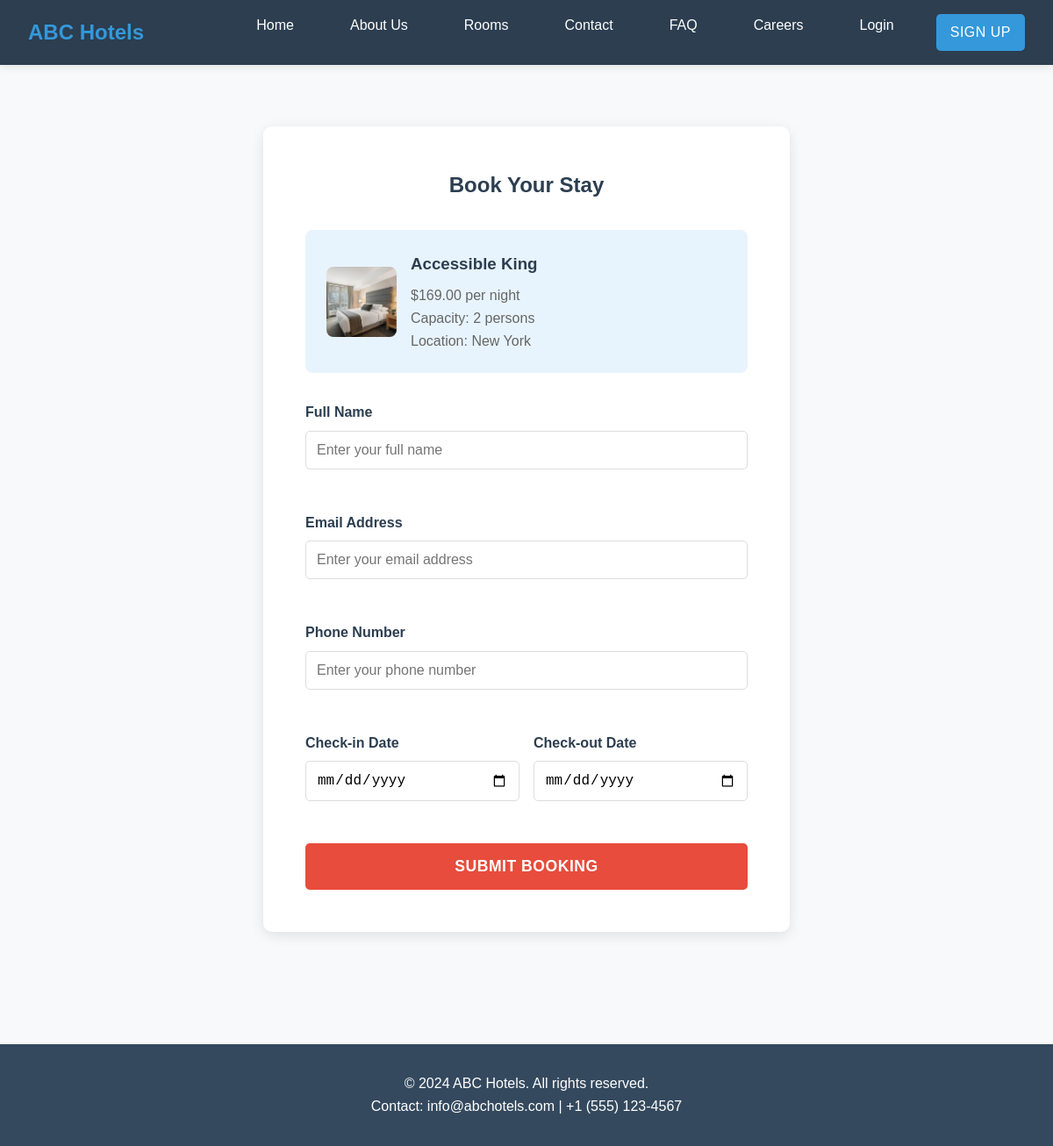
Screenshot of /booking/101/ with the database file from the repository.
### hotel/models.py (models this page shows, shortened)
class Room(models.Model):
    city = models.ForeignKey(City, on_delete=models.CASCADE, related_name='rooms')
    room_type = models.ForeignKey(RoomType, on_delete=models.CASCADE)
    is_available = models.BooleanField(default=True)

class RoomType(models.Model):
    name = models.CharField(max_length=100, unique=True)
    description = models.TextField()
    price_per_night = models.DecimalField(max_digits=8, decimal_places=2)
    capacity = models.PositiveIntegerField()
    image = models.ImageField(upload_to='rooms/', null=True, blank=True)
    class Meta:
        ordering = ['name']

class City(models.Model):
    name = models.CharField(max_length=100)
    description = models.TextField()
    image = models.ImageField(upload_to='cities/', null=True, blank=True)
    is_active = models.BooleanField(default=True)

### hotel/views.py (the view, shortened to what this page needs)
# urls.py: path('booking/<int:room_id>/', views.booking_form, name='booking_form'),
def booking_form(request, room_id):
    room = get_object_or_404(Room, id=room_id, is_available=True)
    context = {
        'room': room,
        'today': date.today().isoformat(),
    }
    return render(request, 'booking_form.html', context)

### templates/booking_form.html (shortened to what this page needs)
{% extends 'base.html' %}
{% load static %}
{% block content %}
<section style="padding: 4rem 0;">
    <div class="container">
        <div style="max-width: 600px; margin: 0 auto; background: white; padding: 3rem; border-radius: 10px; box-shadow: 0 4px 15px rgba(0,0,0,0.1);">
            <h1 style="text-align: center; margin-bottom: 2rem; color: #2c3e50;">Book Your Stay</h1>
            <div style="background: #e8f4fd; padding: 1.5rem; border-radius: 8px; margin-bottom: 2rem;">
                <div style="display: flex; gap: 1rem; align-items: center;">
                    <div style="width: 80px; height: 80px; border-radius: 8px; overflow: hidden; background: #f8f9fa;">
                        {% if room.room_type.name == 'Standard King' or room.room_type.name == 'Standard Twin' %}
                        <img src="{% static 'images/rooms/standard_king.png' %}" alt="{{ room.room_type.name }}" style="width: 100%; height: 100%; object-fit: cover;">
                        {% elif room.room_type.name == 'Deluxe King' or room.room_type.name == 'Deluxe Suite' %}
                        <img src="{% static 'images/rooms/deluxe_king.png' %}" alt="{{ room.room_type.name }}" style="width: 100%; height: 100%; object-fit: cover;">
                        {% elif room.room_type.name == 'Executive King' or room.room_type.name == 'Executive Suite' %}
                        <img src="{% static 'images/rooms/executive_king.png' %}" alt="{{ room.room_type.name }}" style="width: 100%; height: 100%; object-fit: cover;">
                        {% elif room.room_type.name == 'Presidential Suite' %}
                        <img src="{% static 'images/rooms/presidential_suite.png' %}" alt="{{ room.room_type.name }}" style="width: 100%; height: 100%; object-fit: cover;">
                        {% elif room.room_type.name == 'Family Suite' %}
                        <img src="{% static 'images/rooms/family_suite.png' %}" alt="{{ room.room_type.name }}" style="width: 100%; height: 100%; object-fit: cover;">
                        {% elif room.room_type.name == 'Honeymoon Suite' %}
                        <img src="{% static 'images/rooms/honeymoon_suite.png' %}" alt="{{ room.room_type.name }}" style="width: 100%; height: 100%; object-fit: cover;">
                        {% else %}
                        <img src="{% static 'images/rooms/standard_king.png' %}" alt="{{ room.room_type.name }}" style="width: 100%; height: 100%; object-fit: cover;">
                        {% endif %}
                    </div>
                    <div>
                        <h3 style="margin: 0 0 0.5rem 0; color: #2c3e50;">{{ room.room_type.name }}</h3>
                        <p style="margin: 0; color: #666;">${{ room.room_type.price_per_night }} per night</p>
                        <p style="margin: 0; color: #666;">Capacity: {{ room.room_type.capacity }} person{{ room.room_type.capacity|pluralize }}</p>
                        <p style="margin: 0; color: #666;">Location: {{ room.city.name }}</p>
                    </div>
                </div>
            </div>
            <form method="post">
                <div style="display: grid; gap: 1.5rem;">
                    <div class="form-group">
                        <label class="form-label">Full Name</label>
                        <input type="text" name="guest_name" required class="form-input" placeholder="Enter your full name" value="{{ request.POST.guest_name }}">
                    </div>
                    <div class="form-group">
                        <label class="form-label">Email Address</label>
                        <input type="email" name="guest_email" required class="form-input" placeholder="Enter your email address" value="{{ request.POST.guest_email }}">
                    </div>
                    <div class="form-group">
                        <label class="form-label">Phone Number</label>
                        <input type="tel" name="guest_phone" required class="form-input" placeholder="Enter your phone number" value="{{ request.POST.guest_phone }}">
                    </div>
                    <div style="display: grid; grid-template-columns: 1fr 1fr; gap: 1rem;">
                        <div class="form-group">
                            <label class="form-label">Check-in Date</label>
                            <input type="date" name="check_in" required class="form-input" min="{{ today }}" value="{{ request.POST.check_in }}">
                        </div>
                        <div class="form-group">
                            <label class="form-label">Check-out Date</label>
                            <input type="date" name="check_out" required class="form-input" min="{{ today }}" value="{{ request.POST.check_out }}">
                        </div>
                    </div>
                    <button type="submit" class="btn" style="width: 100%; padding: 1rem; font-size: 1.1rem; background: #e74c3c; color: white; border: none; border-radius: 5px; cursor: pointer;">
                        Submit Booking
                    </button>
                </div>
            </form>
        </div>
    </div>
</section>
{% endblock %}

### static/css/style.css (style rules this page uses)
:root { --primary-color: #2c3e50; --secondary-color: #3498db; --accent-color: #e74c3c; --light-color: #ecf0f1; --dark-color: #34495e; --success-color: #27ae60; --warning-color: #f39c12; --danger-color: #e74c3c; }
* { margin: 0; padding: 0; box-sizing: border-box; }
body { font-family: 'Segoe UI', Tahoma, Geneva, Verdana, sans-serif; line-height: 1.6; color: #333; background-color: #f8f9fa; }
.container { max-width: 1200px; margin: 0 auto; padding: 0 2rem; }
.btn { display: inline-block; background: var(--accent-color); color: white; padding: 0.8rem 2rem; text-decoration: none; border-radius: 5px; border: none; cursor: pointer; transition: all 0.3s ease; font-weight: 600; text-transform: uppercase; letter-spacing: 0.5px; }
.form-group { margin-bottom: 1.5rem; }
.form-label { display: block; margin-bottom: 0.5rem; font-weight: bold; color: var(--primary-color); }
.form-input { width: 100%; padding: 0.8rem; border: 1px solid #ddd; border-radius: 5px; font-size: 1rem; transition: border-color 0.3s ease; }

### templates/base.html (style rules this page uses)
* { margin: 0; padding: 0; box-sizing: border-box; }
body { font-family: 'Arial', sans-serif; line-height: 1.6; color: #333; }
.container { max-width: 1200px; margin: 0 auto; padding: 0 2rem; }
.btn { display: inline-block; background: #3498db; color: white; padding: 0.8rem 1.5rem; text-decoration: none; border-radius: 5px; border: none; cursor: pointer; transition: background 0.3s; }

### templates/booking_form.html (style rules this page uses)
.form-group { display: flex; flex-direction: column; }
.form-label { font-weight: bold; margin-bottom: 0.5rem; color: #2c3e50; }
.form-input { padding: 0.75rem; border: 1px solid #ddd; border-radius: 5px; font-size: 1rem; width: 100%; box-sizing: border-box; }

### rows the page displays
Room: room_type.name "Accessible King", room_type.price_per_night "169.00", room_type.capacity "2", city.name "New York"
